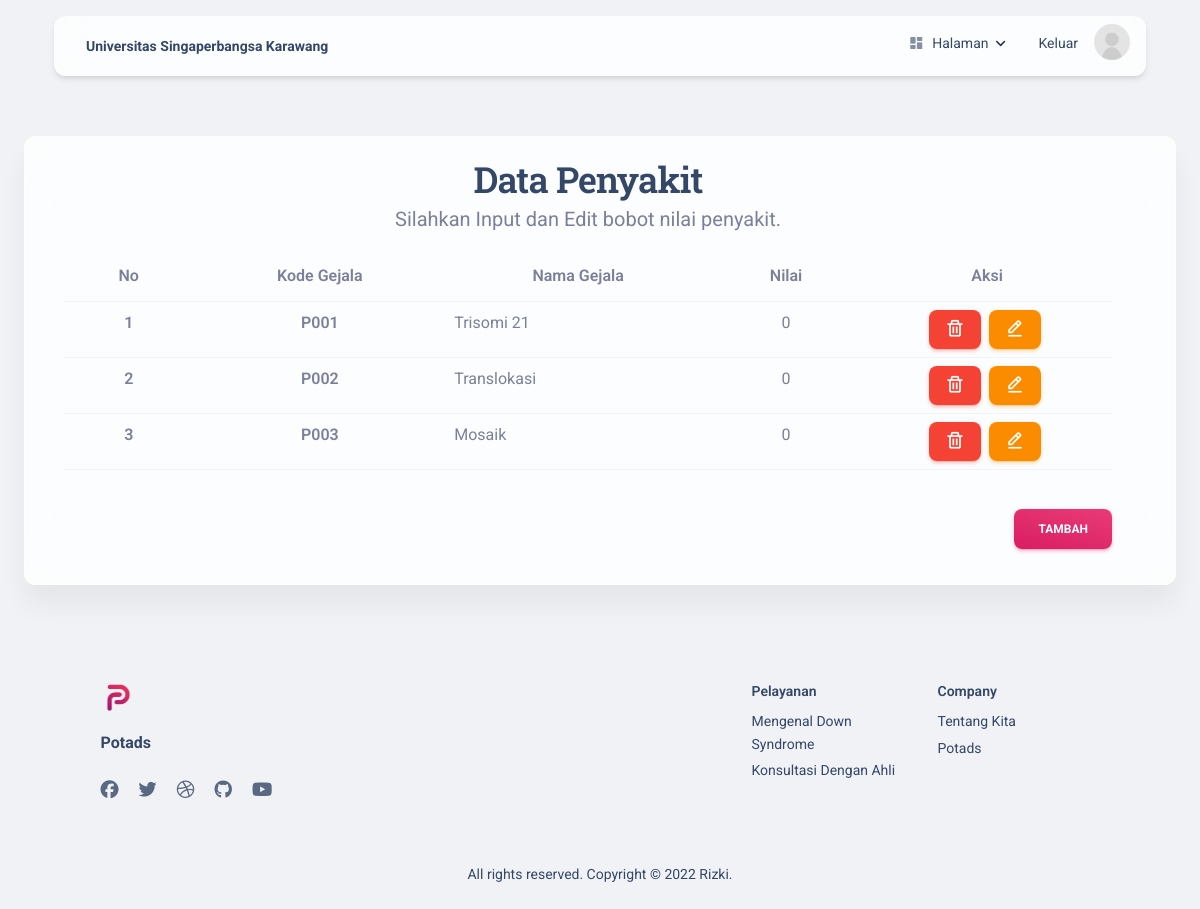
The app's page /pages/adminpenyakit.php (signed in), older data.
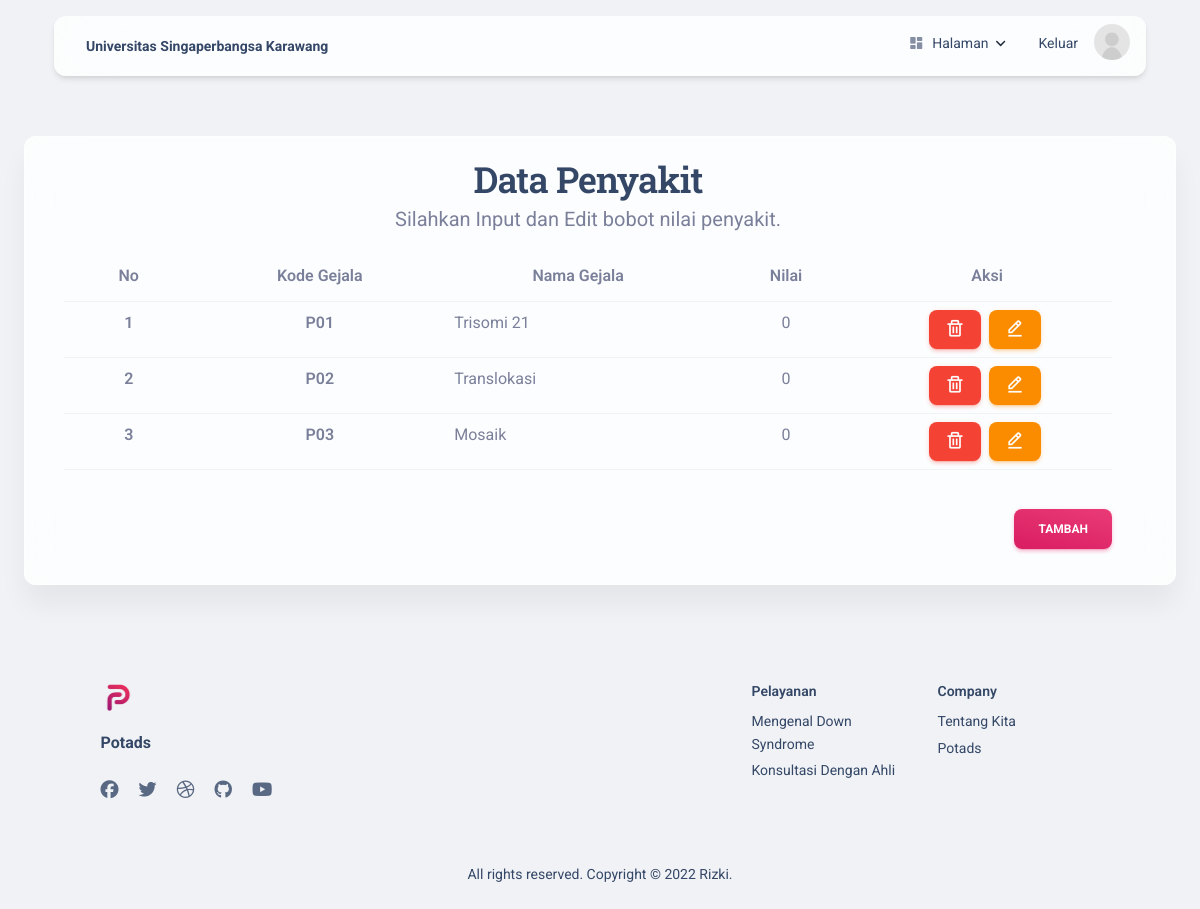
The same page, newer data.
### tables this page shows
CREATE TABLE `penyakit` (
  `kode_penyakit` varchar(50) NOT NULL,
  `nama_penyakit` varchar(100) NOT NULL,
  `nilai` float NOT NULL,
  `deskripsi_penyakit` text NOT NULL,
  `solusi_penyakit` text NOT NULL
);

### pages/adminpenyakit.php (the view, shortened to what the changed rows need)
<!DOCTYPE html>
<html lang="en" itemscope itemtype="http://schema.org/WebPage">
<head>
  <link href="../assets/css/nucleo-icons.css" rel="stylesheet" />
  <link href="../assets/css/nucleo-svg.css" rel="stylesheet" />
  <link href='https://unpkg.com/boxicons@2.1.2/css/boxicons.min.css' rel='stylesheet'>
  <link id="pagestyle" href="../assets/css/material-kit.css?v=3.0.4" rel="stylesheet" />
</head>
<body class="index-page bg-gray-200">
  <div class="card card-body blur shadow-blur mx-3 mx-md-4 mt-n6">
    <section class="my-0 py-0">
      <div class="container">
        <div class="row">
          <div class="row justify-content-center text-center my-sm-1">
            <div class="col-lg-12">
              <h2 class="text-dark mb-0">Data Penyakit</h2>
              <div class="table-responsive">
                <table class="table table-hover">
                  <thead>
                    <tr>
                      <th scope="col">No</th>
                      <th scope="col">Kode Gejala</th>
                      <th scope="col">Nama Gejala</th>
                      <th scope="col">Nilai</th>
                      <th scope="col">Aksi</th>
                    </tr>
                  </thead>
                  <tbody>
                    <?php
                    include 'koneksi.php';
                    $no = 1;
                    $query = mysqli_query($koneksi, "SELECT * FROM penyakit") or die(mysqli_error($koneksi));
                    foreach ($query as $data) {
                    ?>
                      <tr>
                        <th class="text-center" scope="row"><?php echo $no ?></th>
                        <th class="text-center" scope="row"><?php echo $data['kode_penyakit'] ?></th>
                        <td class="text-start"><?php echo $data['nama_penyakit'] ?></td>
                        <td class="text-center"><?php echo $data['nilai'] ?></td>
                        <td class="text-center">
                          <a href="phpadminpenyakithapus.php?kode_penyakit=<?php echo $data['kode_penyakit'] ?>"
                          onclick="return confirm('Anda yakin akan menghapus data ini?')">
                            <button type="button" class="btn btn-danger btn-sm w-auto me-1 mb-0 pt-2">
                              <i class='bx bx-trash' style="font-size : 1.25rem;"></i>
                            </button>
                          </a>
                          <button type="button" class="btn btn-warning btn-sm w-auto me-1 mb-0 pt-2" data-bs-toggle="modal" data-bs-target="#exampleModal2<?php echo $data['kode_penyakit'] ?>">
                            <i class='bx bx-edit-alt' style="font-size : 1.25rem;"></i>
                          </button>
                        </td>
                      </tr>
                    <?php
                      $no++;
                    }
                    ?>
                  </tbody>
                </table>
              </div>
            </div>
          </div>
        </div>
      </div>
    </section>
  </div>
</body>
</html>

Row changes from the older to the newer data that the page shows:
removed penyakit: kode_penyakit "P001", nama_penyakit "Trisomi 21", nilai "0"
removed penyakit: kode_penyakit "P002", nama_penyakit "Translokasi", nilai "0"
removed penyakit: kode_penyakit "P003", nama_penyakit "Mosaik", nilai "0"
added penyakit: kode_penyakit "P01", nama_penyakit "Trisomi 21", nilai "0"
added penyakit: kode_penyakit "P02", nama_penyakit "Translokasi", nilai "0"
added penyakit: kode_penyakit "P03", nama_penyakit "Mosaik", nilai "0"
